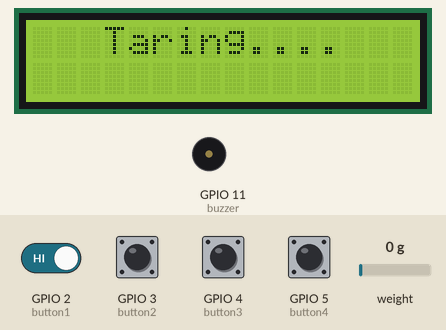
Bench run of a sketch on a simulated ESP32-C3. On the bench: 16×2 character LCD, buzzer (waves = sounding, pin HIGH). Wiring (from diagram.json): HX711 load-cell converter: data GPIO 6; SCK GPIO 7. Inputs (shaded band) come from the test bench; at power-on: GPIO 2 (button1), GPIO 3 (button2), GPIO 4 (button3), GPIO 5 (button4) HIGH, weight on the scale 0 g. What the sketch prints to the serial monitor is not drawn.

Above: at 7.3 s.
7.4 s: GPIO 2 (button1) driven LOW and GPIO 5 (button4) driven LOW
At 10.1 s:
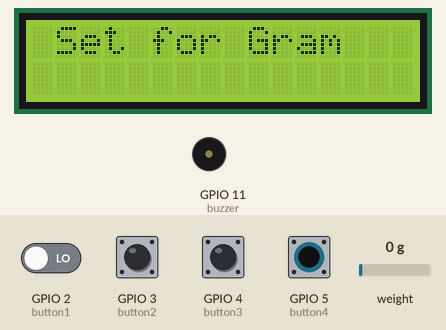
At 13.7 s:
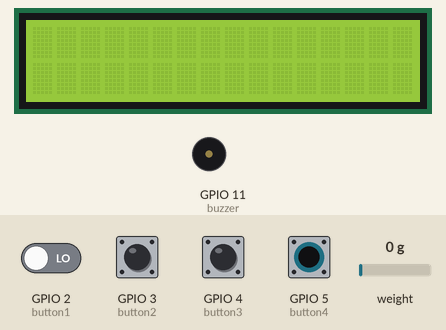
15.3 s: GPIO 5 (button4) driven HIGH
17.1 s: GPIO 2 (button1) driven HIGH
At 20.8 s:
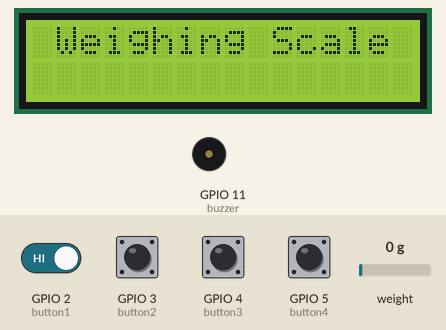
Timing chart, 0 to 22.3 s (numbered marks = the images above; inputs shaded):
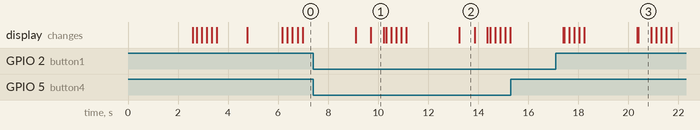

Measured:
- after the input at 7.4 s, the display: first changes after 1.7 s (image 1 shows a later state)
- after the input at 15.3 s, every drawn part: stays the same
- what the display in image 1 shows lasts 0.5 s, from 9.7 s to 10.2 s
- what the display in image 2 shows lasts 0.7 s, from 13.2 s to 13.9 s

The sketch:

wokwi_new_scale.ino
```cpp
#include "HX711_ADC.h"
#include <LiquidCrystal_I2C.h>
HX711_ADC LoadCell(9, 8);
LiquidCrystal_I2C lcd(0x27,16,2);
const int buzzer = 11;
int button1 = 2;
int button2 = 3;
int button3 = 4;
int button4 = 5;
int taree = 6;
int num = 1;
int buttonState = 0;
int buttonState1 = 0;
float alarm1 = 0;
float alarm2 = 0;
float z1 = 28.3495;


unsigned long prevTime1 = millis();
unsigned long prevTime2 = millis();

long Time1 = 3000;
long Time2 = 1000;
void setup()
{
  pinMode (button1, INPUT_PULLUP);
  pinMode (button2, INPUT_PULLUP);
  pinMode (button3, INPUT_PULLUP);
  pinMode (button4, INPUT_PULLUP);
  pinMode(buzzer, OUTPUT);
  pinMode (taree, INPUT_PULLUP);
  Serial.begin(9600);
  lcd.init();
  lcd.backlight();
  lcd.clear();
  lcd.setCursor(1, 0);
  lcd.print("Weighing Scale");
  lcd.setCursor(3, 1);
  lcd.print("With Alarm");
  delay(2500);
  lcd.clear();
  delay(150);
  lcd.setCursor(3, 0);
  lcd.print("Taring");
  delay(200);
  lcd.setCursor(9, 0);
  lcd.print(".");
  delay(200);
  lcd.setCursor(10, 0);
  lcd.print(".");
  delay(200);
  lcd.setCursor(11, 0);
  lcd.print(".");
  delay(200);
  lcd.setCursor(12, 0);
  lcd.print(".");
  delay(200);
  delay(1000);
  lcd.clear();
  LoadCell.begin();
  LoadCell.start(1000);
  LoadCell.setCalFactor(0.42);


}
void loop() {
 unsigned long currentTime = millis();
 static unsigned long currentTime1 = millis();
 LoadCell.update();
 float i = LoadCell.getData();
 float z = i/28.3495;
 if(digitalRead(button3) == LOW){
 alarm1=0;
 alarm2=0;
 lcd.clear();}

 buttonState = digitalRead(button2);
   buttonState1 = digitalRead(button1);

       if(buttonState == 0)
       currentTime1 = millis();
       if(buttonState1 == 0)
       currentTime1 = millis();

 switch(num){
  case 1:
  {
   if(millis() - currentTime1 >= 4000) // else
    { num = 1;
 }
   else
     num = num;
  break;
}
case 2:
{
  if(digitalRead(button1) == LOW){alarm1 = alarm1+1;
  delay(75);}
  else if(digitalRead(button2) == LOW){alarm1 = alarm1-1;
  delay(75);}
 if(digitalRead(button3) == LOW)
 alarm1=0;
  lcd.setCursor(1, 0);
  lcd.print("Set for Gram");
  lcd.setCursor(0, 1); // set cursor to secon row
  lcd.print(alarm1, 0); // print out the retrieved value to the second row
  lcd.print("g ");

  alarm2 = alarm1/z1;
  lcd.setCursor(9, 1);
  lcd.print(alarm2, 1);
  lcd.print("oz ");

   if(millis() - currentTime1 >= 8000)
     { num = 1;
     lcd.clear();
 lcd.setCursor(1, 0);
 lcd.print("Weighing Scale");
 delay(500);
 lcd.clear();}
   else
     num = num;
  break;}
  case 3:
 {
  if(digitalRead(button1) == LOW){alarm2 = alarm2+1;
  delay(75);}
  else if(digitalRead(button2) == LOW){alarm2 = alarm2-1;
  delay(75);}

lcd.setCursor(1, 0);
  lcd.print("Set for Ounce");
 lcd.setCursor(0, 1); // set cursor to secon row
  lcd.print(alarm1, 0); // print out the retrieved value to the second row
  lcd.print("g  ");
  alarm1 = alarm2 * z1;
  lcd.setCursor(9, 1);
  lcd.print(alarm2, 1);
  lcd.print("oz ");

   if(digitalRead(button3) == LOW)
 alarm2=0;

 if(millis() - currentTime1 >= 4000) // else
     { num = 1;
     lcd.clear();
 lcd.setCursor(1, 0);
 lcd.print("Weighing Scale");
 delay(500);
 lcd.clear();}
   else
     num = num;
  break;}
  }


  if (digitalRead (taree) == LOW)
  {
    lcd.clear();
    lcd.setCursor(3, 0);
  lcd.print("Taring");
  delay(200);
  lcd.setCursor(9, 0);
  lcd.print(".");
  delay(200);
  lcd.setCursor(10, 0);
  lcd.print(".");
  delay(200);
  lcd.setCursor(11, 0);
  lcd.print(".");
  delay(200);
  lcd.setCursor(12, 0);
  lcd.print(".");
  delay(200);
  delay(500);
    LoadCell.start(1000);
    lcd.setCursor(0, 0);
    lcd.print("                ");
    lcd.clear();
  }
 if (digitalRead (button4) == LOW){{if(num>2) num = 1;
 else num++;
 currentTime1 = millis();
 delay (300);
 lcd.clear();
 delay (300);
}
if (num==3)
{ lcd.setCursor(1, 0);
 lcd.print("Set for Ounce");
 delay(500);
 lcd.clear();}

 else if (num==2)
 {lcd.setCursor(1, 0);
 lcd.print("Set for Gram");
 delay(500);
 lcd.clear();}
 else if (num==1)
 {
 lcd.setCursor(1, 0);
 lcd.print("Weighing Scale");
 delay(500);
 lcd.clear();}
 }

if(currentTime - prevTime1 > Time1){

  if(i>alarm1 && alarm1>0 )
  {
  noTone(buzzer);
   delay(300);
  tone(buzzer,250);
  delay(300);
  noTone(buzzer);
   delay(300);
  tone(buzzer,450);
  delay(300);
  noTone(buzzer);
   delay(300);}

  prevTime1 = currentTime;
  }
  if(i<-0.9){i==i;}
  else if(-0.9<i && i<0.1){i=0;}

  if(currentTime - prevTime2 > Time2){
  if (i>=3000 && num<4)
  {
    lcd.clear();
    delay(500);
    num=4;
  }else if(num==4 && i<3000){
    num=1;
    lcd.clear();
    delay(1000);
  }
   if(num==1){
    lcd.setCursor(1, 0);
   lcd.print("Weighing Scale");
   lcd.setCursor(0,1);
   lcd.print(i, 0);
   lcd.print("g  ");
   lcd.setCursor(9,1);
   lcd.print(z, 1);
   lcd.print("oz ");}
prevTime2 = currentTime;
   if(num==4){
  lcd.setCursor(0, 0);
  lcd.print("  Over Loaded   ");
  delay(500);
  lcd.clear();
  delay(500);}


  }
  Serial.print(currentTime);
  Serial.print("    ");
  Serial.print(millis());
  Serial.print("    ");
  Serial.print(prevTime2);
  Serial.println("    ");
}
```

easyC.cpp
```cpp
/**
 **************************************************
 *
 * @file        easyC.cpp
 * @brief       Basic funtions for easyC
 *
 *
 *
 * @authors     @ soldered.com
 ***************************************************/

#include "easyC.h"

/**
 * @brief       Main constructor for easyC version
 *
 */
EasyC::EasyC()
{
    native = 0;
}

/**
 * @brief       Initializes sensors on native or easyC on default address
 */
void EasyC::begin()
{
    if (native)
        initializeNative();
    else
        begin(defaultAddress);

    beginDone = 1;
}

/**
 * @brief                  Initializes sensors on supplied i2c address
 *
 * @param uint8_t _address Custom easyC sensor address
 */
void EasyC::begin(uint8_t _address)
{
    address = _address;

    Wire.begin();

    beginDone = 1;
}

/**
 * @brief                   Private function to send over i2c and then read n bytes
 *
 * @param char regAddr      Address of register to access data from
 * @param char a            Array to put data in
 * @param size_t n          Size of data to read
 *
 * @return int              0 if read successfuly, error code from endTransmission if not
 */
int EasyC::readRegister(char regAddr, uint8_t a[], size_t n)
{
    if (sendAddress(regAddr))
        return err;

    if (readData(a, n))
        return err;

    return 0;
}

/**
 * @brief                Private function to send a single byte to sensor
 *
 * @param  char regAddr  Address of register to access later
 *
 * @return int           Standard endTransmission error codes
 */
int EasyC::sendAddress(char regAddr)
{
    Wire.beginTransmission(address);
    Wire.write(regAddr);

    return err = Wire.endTransmission();
}

/**
 * @brief           Private function to read n bytes over i2c
 *
 * @param  char a[] Array to read data to
 * @param  int n    Number of bytes to read
 *
 * @return int      Error code, always 0
 */
int EasyC::readData(uint8_t a[], int n)
{
    Wire.requestFrom(address, n);
    Wire.readBytes(a, n);

    return 0;
}

/**
 * @brief           Private function to write n bytes over i2c
 *
 * @param char a[]  Array to read data from
 * @param int n     Number of bytes to read
 *
 * @return int       Standard endTransmission error codes
 */
int EasyC::sendData(uint8_t a[], int n)
{
    Wire.beginTransmission(address);
    Wire.write(a, n);

    return err = Wire.endTransmission();
}
```

easyC.h
```cpp
/**
 **************************************************
 *
 * @file        Generic-easyC-SOLDERED.h
 * @brief       Basic funtions for easyC libraries
 *
 *
 *
 * @authors     @ soldered.com
 ***************************************************/

#ifndef __EASYC_LIBRARY__
#define __EASYC_LIBRARY__

#include "Arduino.h"
#include "Wire.h"

#define ANALOG_READ_REG  0
#define DIGITAL_READ_REG 1

class EasyC
{
  public:
    EasyC();

    void begin();
    void begin(uint8_t _address);

  protected:
    int native = 0;
    bool beginDone = 0;

    virtual void initializeNative() = 0;

    int err;

    char address;
    const char defaultAddress = 0x30;

    int sendAddress(char regAddr);
    int readData(uint8_t a[], int n);
    int sendData(uint8_t a[], int n);
    int readRegister(char regAddr, uint8_t a[], size_t n);
};

#endif
```
